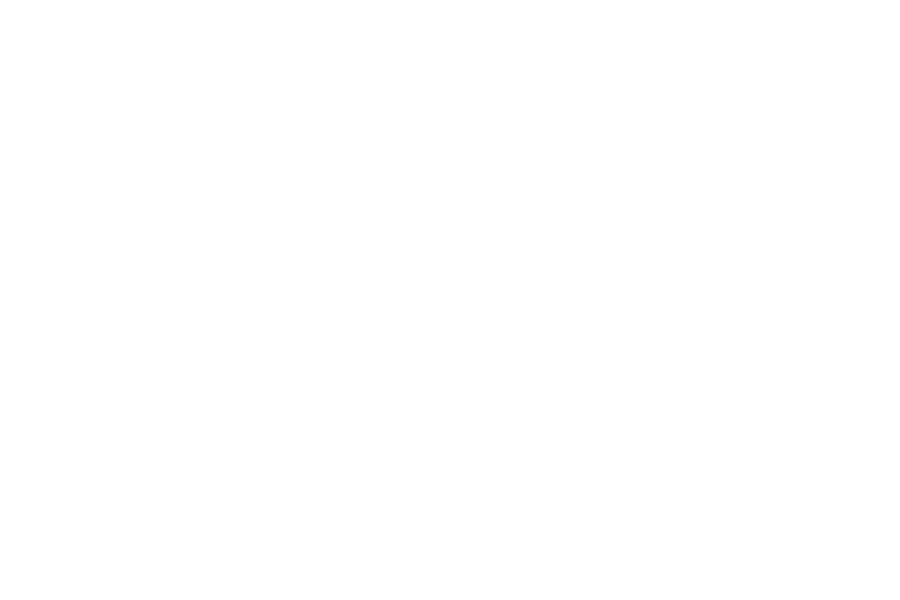
Frame 1 (no input)
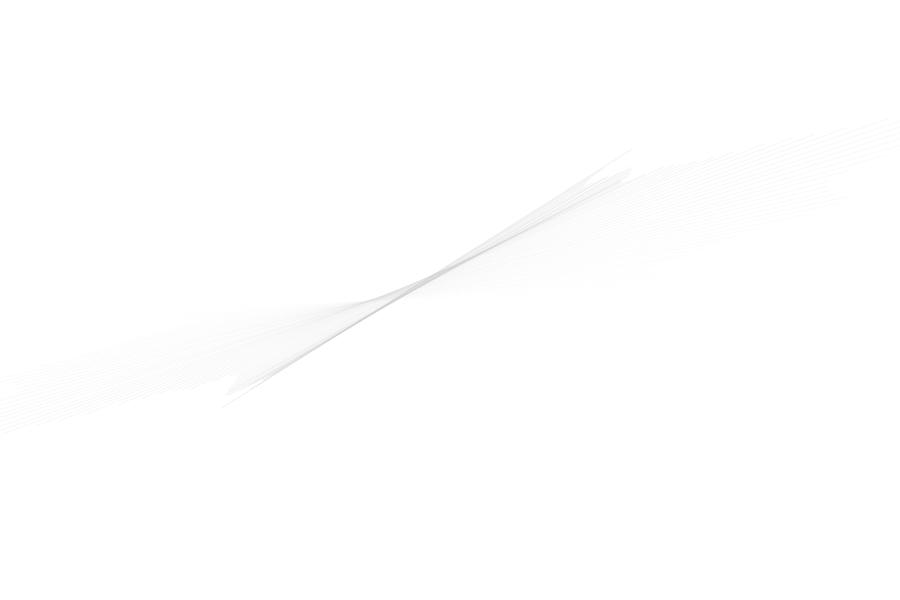
Frame 60 (the mouse pressed at the canvas centre just before this capture)
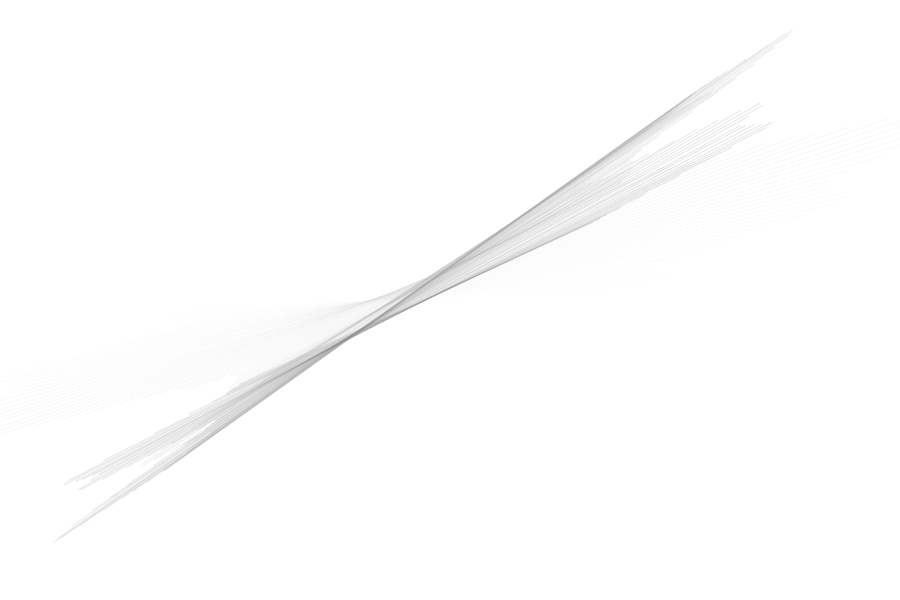
Frame 120 (the mouse held since frame 60 and released just before this capture)

The Processing sketch that drew these frames (run headless with seeded random() and noise(); from frame 60 on, the mouse is pressed at the canvas centre):

// Processing sketch: chapter4_waveclock
// ── chapter4_waveclock.pde
float _angnoise, _radiusnoise;
float _xnoise, _ynoise;
float _angle = -PI/2;
float _radius;
float _strokeCol = 254;
int _strokeChange = -1;

void setup(){
    size(900, 600);
    smooth();
    frameRate(30);
    background(255);
    noFill();

    _angnoise = random(10);
    _radiusnoise = random(10);
    _xnoise = random(10);
    _ynoise = random(10);
}

void draw(){
    _radiusnoise += 0.05;
    _radius = (noise(_radiusnoise)*800) + 1;

    _angnoise += 0.005;
    _angle += (noise(_angnoise)*6) - 3;
    if(_angle  > 360){ _angle -= 360; }
    if(_angle  < 0){ _angle += 360; }
    
    _xnoise += 0.01;
    _ynoise += 0.01;
    float centerX = width/2 + (noise(_xnoise)*100) - 50;
    float centerY = height/2 + (noise(_ynoise)*100) - 50;

    float rad = radians(_angle);
    float x1 = centerX + (_radius * cos(rad));
    float y1 = centerY + (_radius * sin(rad));

    float opprad = rad + PI;
    float x2 = centerX + (_radius * cos(opprad));
    float y2 = centerY + (_radius * sin(opprad));

    _strokeCol += _strokeChange;
    if(_strokeCol > 254){_strokeChange = -1;}
    if(_strokeCol < 0){_strokeChange = 1;}
    stroke(_strokeCol, 60);
    strokeWeight(1);
    line(x1, y1, x2, y2);
}
